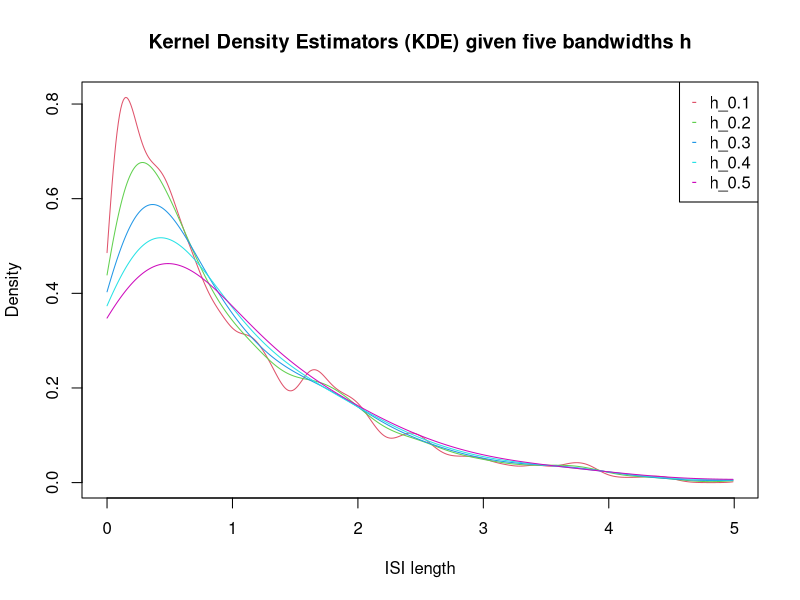

Write R code to recreate this figure. (Note: a time limit stopped this script after it produced the figure.)
## ---- chunk 1
knitr::opts_chunk$set(echo = TRUE)
## ---- chunk 2

kernel <- function(x) {
  # Declaration of the Gaussian kernel function K(x)
  exp(-1*x^2/2)/sqrt(2*pi)
}

kernel_estimator <- function(ISI, u, h) {
  # Declaration of the kernel estimator
  # note: looks like a DFT with a sliding window
  #
  # Formats the ISI as a matrix and retrieves its length
  ISI = as.matrix(ISI); n = length(ISI)
  # Precomputes the rescale factor of the kernel estimator
  rescale_factor = 1/(n*h)
  # Computes the estimator for each u-coordinate
  f_hat = c()
  for (index in 1:length(u)) {
    kerneling = sum(apply(ISI, 1, function(x){kernel((u[index]-x)/h)}))
    f_hat = cbind(f_hat, c(rescale_factor * kerneling))
  }
  # Returns the estimator
  f_hat
}

## ---- chunk 3

# Declares parameters
n = 1000
u_stepsize = 0.01
u = seq(0, 9.99, u_stepsize)
h = as.matrix(seq(0.1, 0.5, 0.1))

# Simulates interspike intervals
ISI = rexp(n)

# Computes the kernel estimator for each h
estimators = apply(h, 1, function(x) {kernel_estimator(ISI, u, x)})

# Declares the end data.frame holding the estimators
names_col = apply(h, 1, function(x){paste("h_",x,sep="")})
estimators = as.data.frame(estimators, row.names=u)
estimators = setNames(estimators, names_col) # naming cols within as.d.f fails for me

## ---- chunk 4

head(estimators)

## ---- chunk 5

plot_kde <- function(kernel_estimates, range_to_plot=c(1:500)){
  # Plots the KDE collected in a given data.frame
  plot(u[range_to_plot], kernel_estimates[range_to_plot,1], 
       type="l", col=2, ylab="Density", xlab="ISI length",
       main="Kernel Density Estimators (KDE) given five bandwidths h")
  for (cl in 2:(dim(kernel_estimates)[2])) {
    lines(u[range_to_plot], kernel_estimates[range_to_plot,cl], 
          type="l", col=cl+1)
  }
  legend("topright", legend=colnames(kernel_estimates), 
         col=c(2:(dim(kernel_estimates)[2]+1)), pch="-")
}

plot_kde(estimators)

## ---- chunk 6

integrate_kde <- function(kde) {
  # Integrates a kde function over its support (here R_+)
  integrate(Vectorize(kde), 
            lower=0, upper = Inf, 
            subdivisions=5000)
}

contrast_least_squares <- function(ISI_train, u, u_stepsize, h, ISI_test=NULL){
  # Declares the least-square contrast function
  # 
  # Formats the ISI as a matrix and retrieves its length
  ISI_train = as.matrix(ISI_train)
  if (!is.null(ISI_test)) {
    ISI_test = as.matrix(ISI_test); n = length(ISI_test)
  } else {
    ISI_test = as.matrix(ISI_train); n = length(ISI_train)
  }
  # Computes the kernel estimators and the corresponding KDE
  estimators = kernel_estimator(ISI_train, u, h)
  # Declares useful functions to compute the densities
  na_check <- function(x) {if (is.na(x) || is.null(x)) {-Inf} else {x}}
  support_check <- function(x) {if (x < min(u) || x > max(u)) {T} else {F}}
  kde <- function(x) {
    if (support_check(na_check(x))) {
      0
    } else {
      x = as.vector(estimators)[round(x/u_stepsize)]
      if (length(x)==0 || is.na(x)) {0} else {x}
    }
  }
  kde_squared <- function(x) {kde(x)^2}
  # Computes the relative likelihood of each X given the computed
  # Kernel Density Estimation
  densities = apply(ISI_test, 1, kde)
  # Computes the corresponding integral of the kernel estimator
  integration = integrate_kde(kde_squared)
  #cat(paste("Integration result: ", integration,"\n"))
  # Computes and return the contrast
  contrast = -1*2/n*sum(unlist(densities), na.rm=T) + integration$value
  contrast
}

## ---- chunk 7

# Declares parameter
n = 10000

# Simulates interspike intervals
ISI = rexp(n)

## ---- chunk 8

# Declares parameter
u_stepsize = 0.01
u = seq(0, 9.99, u_stepsize)
h = as.matrix(seq(0.001, 0.3, 0.007))

# Computes the resulting contrasts

contrasts = apply(h,1,function(x) {
  contrast_least_squares(ISI, u, u_stepsize, x)
})

# Plots the given contrasts for the set of bandwidths h

plot(h, contrasts, type="l",
     xlab="Bandwidth Parameter h", ylab="Contrast",
     main="Least-Square Contrast on a Exponential distribution Exp(1)")

## ---- chunk 9

h[which(contrasts==min(contrasts))]

## ---- chunk 10

dataset_split_holdout <- function(dataset) {
  # We implement a hold-out dataset splitting function. It 
  # randomly split the input data into two equal-length subsets.
  n = length(dataset)
  split_point = round(n/2)
  scrambled_data = sample(dataset)
  return(list(
    "train"=scrambled_data[1:split_point],
    "test"=scrambled_data[(1+split_point):n])
  )
}
